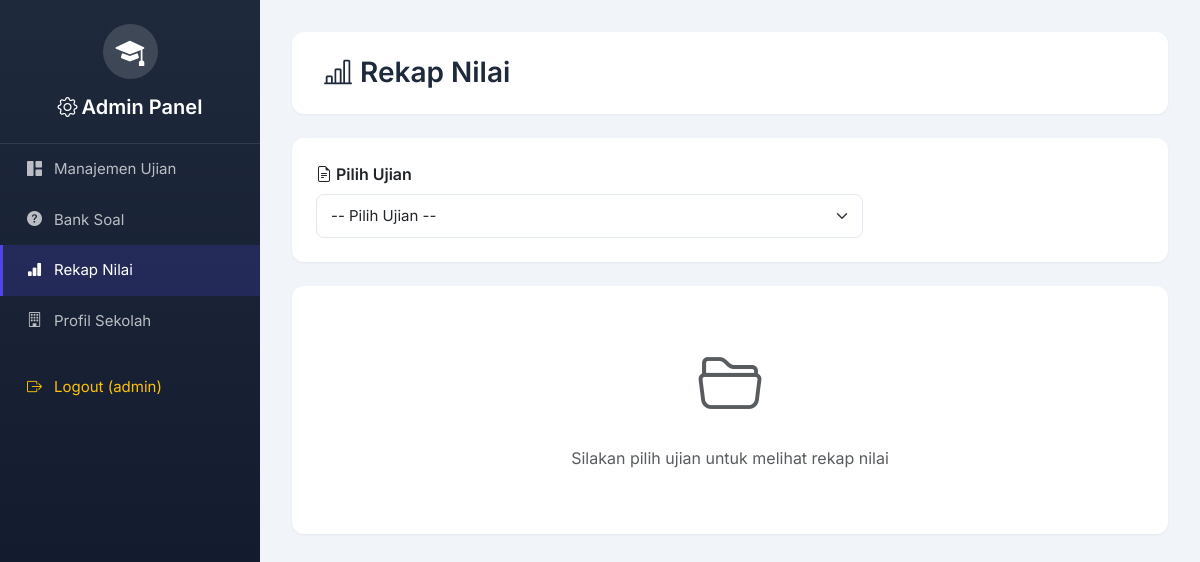
/admin/rekap_nilai.php (signed in), run on an earlier commit of the app's database.
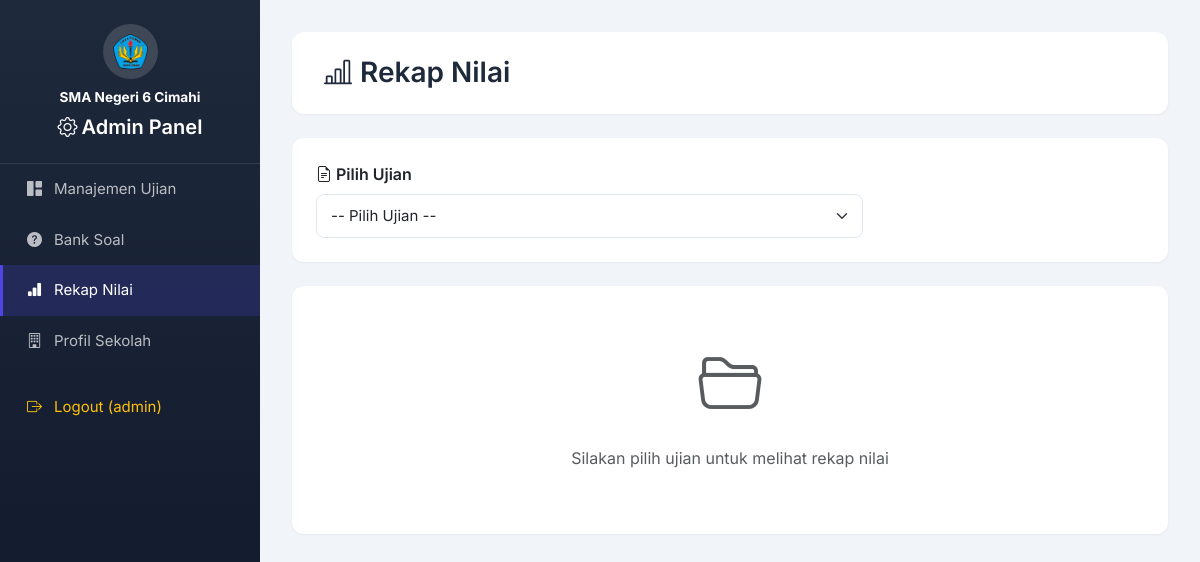
And on a later commit of the database.
### tables this page shows
CREATE TABLE `konfigurasi_sekolah` (
  `id` int NOT NULL,
  `nama_sekolah` varchar(255) NOT NULL DEFAULT 'SMA Negeri 6 Cimahi',
  `logo` varchar(255) DEFAULT NULL,
  `warna_primer` varchar(20) DEFAULT '#667eea',
  `warna_sekunder` varchar(20) DEFAULT '#764ba2',
  `created_at` timestamp NULL DEFAULT CURRENT_TIMESTAMP,
  `updated_at` timestamp NULL DEFAULT CURRENT_TIMESTAMP ON UPDATE CURRENT_TIMESTAMP
);

### config/init_sekolah.php (called while the page is built, shortened)
<?php
$konfigurasi_cache = null;
function getKonfigurasiSekolah($conn) {
    $result = $conn->query("SELECT * FROM konfigurasi_sekolah LIMIT 1");
    $konfigurasi_cache = $result->fetch_assoc();
    return $konfigurasi_cache;
}
?>

### admin/rekap_nilai.php (the view, shortened to what the changed rows need)
<?php
require_once '../config/database.php';
require_once '../config/init_sekolah.php';
$sekolah = getKonfigurasiSekolah($conn);
?>
<!DOCTYPE html>
<html lang="id">
<head>
    <link href="../vendor/bootstrap/bootstrap.min.css" rel="stylesheet">
    <link rel="stylesheet" href="../vendor/bootstrap-icons/bootstrap-icons.min.css">
</head>
<body>
    <div class="sidebar">
        <div class="sidebar-brand text-center">
            <div class="school-logo mb-2">
                <?php if ($sekolah['logo'] && file_exists('../uploads/' . $sekolah['logo'])): ?>
                    <img src="../uploads/<?= $sekolah['logo'] ?>" alt="Logo" style="width: 100%; height: 100%; object-fit: contain; border-radius: 50%;">
                <?php else: ?>
                    <i class="bi bi-mortarboard-fill" style="font-size: 1.8rem;"></i>
                <?php endif; ?>
            </div>
            <div class="text-white fw-bold" style="font-size: 0.85rem;"><?= htmlspecialchars($sekolah['nama_sekolah']) ?></div>
            <h5 class="mt-2"><i class="bi bi-gear me-1"></i>Admin Panel</h5>
        </div>
    </div>
</body>
</html>

What changed in the data, as far as the page shows it:
added konfigurasi_sekolah: logo (picture), nama_sekolah "SMA Negeri 6 Cimahi"
